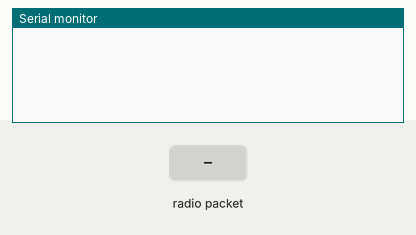
A sketch run on a simulated Arduino Uno, built with avr-gcc and run on an emulated ATmega328P. Shown: the last lines printed to the serial monitor. Inputs (shaded band) come from the test bench. No radio packets arrive unless stated.

Above: at 1.2 s.
1.3 s: radio packet "1" arrives
At 1.7 s:
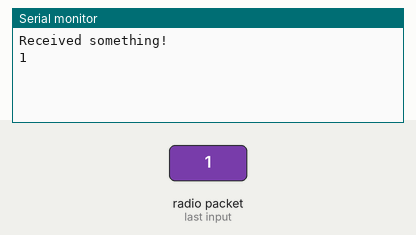
2.8 s: radio packet "0" arrives
At 4.0 s:
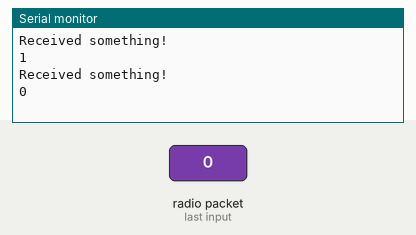
4.3 s: radio packet "2" arrives
At 5.1 s:
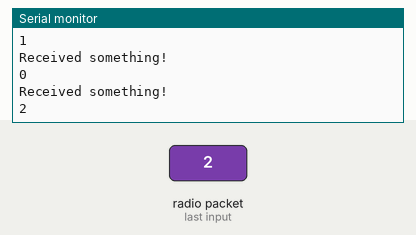

Measured:
- after the input at 1.3 s, the serial monitor: prints a new line at once (image 1)
- after the input at 2.8 s, the serial monitor: prints a new line at once (image 2)
- after the input at 4.3 s, the serial monitor: prints a new line at once (image 3)

The sketch:

planeCentralPowerDistribution.ino
```cpp
#include <SPI.h>
#include <nRF24L01.h>
#include <RF24.h>

RF24 radio(7, 8);

const byte address[6] = "00001";

void setup() {
  Serial.begin(19200);
  radio.begin();
  radio.openReadingPipe(0, address);
  radio.setPALevel(RF24_PA_MIN);
  radio.startListening();
}

void loop() {
  if(radio.available()){
    Serial.println("Received something!");
    char text[10] = "";
    radio.read(&text, sizeof(text));
    Serial.println(text);
  }else{
  }
}
```
